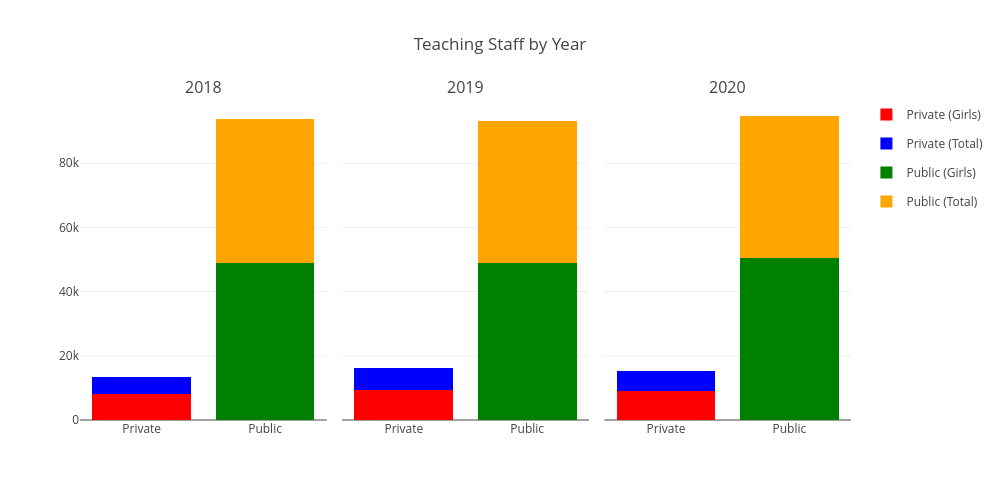

The cell this chart's notebook holds for it:
### Code cell
fig = make_subplots(
    rows=1, cols=len(years),
    subplot_titles=[str(y) for y in years],
    shared_yaxes=True,
    horizontal_spacing=0.02
)

for i, year in enumerate(years, start=1):
    show_legend = (i == 1)

    priv_g = staff_priv_girls[year]
    priv_r = staff_priv_rest[year]

    fig.add_trace(go.Bar(
        x=['Private'],
        y=[priv_g],
        name='Private (Girls)',
        marker_color='red',
        legendgroup='priv_girls',
        showlegend=show_legend,
        hovertemplate="Girls: %{customdata[0]:,}<extra></extra>",
        customdata=[[priv_g, priv_g + priv_r]]
    ), row=1, col=i)

    fig.add_trace(go.Bar(
        x=['Private'],
        y=[priv_r],
        name='Private (Total)',
        marker_color='blue',
        legendgroup='priv_rest',
        showlegend=show_legend,
        hovertemplate="Total: %{customdata[1]:,}<extra></extra>",
        customdata=[[priv_g, priv_g + priv_r]]
    ), row=1, col=i)

    pub_g = staff_pub_girls[year]
    pub_r = staff_pub_rest[year]
    fig.add_trace(go.Bar(
        x=['Public'],
        y=[pub_g],
        name='Public (Girls)',
        marker_color='green',
        legendgroup='pub_girls',
        showlegend=show_legend,
        hovertemplate="Girls: %{customdata[0]:,}<extra></extra>",
        customdata=[[pub_g, pub_g + pub_r]]
    ), row=1, col=i)

    fig.add_trace(go.Bar(
        x=['Public'],
        y=[pub_r],
        name='Public (Total)',
        marker_color='orange',
        legendgroup='pub_rest',
        showlegend=show_legend,
        hovertemplate="Total: %{customdata[1]:,}<extra></extra>",
        customdata=[[pub_g, pub_g + pub_r]]
    ), row=1, col=i)

fig.update_layout(
    barmode='stack',
    height=500,
    width=1000,
    title_text='Teaching Staff by Year',
    legend=dict(
        orientation="v",
        yanchor="top",
        y=1,
        xanchor="left",
        x=1.02
    ),
    hovermode="x unified"
)

fig.show()

### Figure 1 — Plotly figure (JSON) as saved in the notebook; plotly's stock layout.template omitted (floating-point values rounded to 4 significant figures)
{"data": [{"customdata": [[8143, 13496]], "hovertemplate": "Girls: %{customdata[0]:,}<extra></extra>", "legendgroup": "priv_girls", "marker": {"color": "red"}, "name": "Private (Girls)", "showlegend": true, "type": "bar", "x": ["Private"], "xaxis": "x", "y": [8143], "yaxis": "y"}, {"customdata": [[8143, 13496]], "hovertemplate": "Total: %{customdata[1]:,}<extra></extra>", "legendgroup": "priv_rest", "marker": {"color": "blue"}, "name": "Private (Total)", "showlegend": true, "type": "bar", "x": ["Private"], "xaxis": "x", "y": [5353], "yaxis": "y"}, {"customdata": [[48810, 93703]], "hovertemplate": "Girls: %{customdata[0]:,}<extra></extra>", "legendgroup": "pub_girls", "marker": {"color": "green"}, "name": "Public (Girls)", "showlegend": true, "type": "bar", "x": ["Public"], "xaxis": "x", "y": [48810], "yaxis": "y"}, {"customdata": [[48810, 93703]], "hovertemplate": "Total: %{customdata[1]:,}<extra></extra>", "legendgroup": "pub_rest", "marker": {"color": "orange"}, "name": "Public (Total)", "showlegend": true, "type": "bar", "x": ["Public"], "xaxis": "x", "y": [44893], "yaxis": "y"}, {"customdata": [[9361, 16069]], "hovertemplate": "Girls: %{customdata[0]:,}<extra></extra>", "legendgroup": "priv_girls", "marker": {"color": "red"}, "name": "Private (Girls)", "showlegend": false, "type": "bar", "x": ["Private"], "xaxis": "x2", "y": [9361], "yaxis": "y2"}, {"customdata": [[9361, 16069]], "hovertemplate": "Total: %{customdata[1]:,}<extra></extra>", "legendgroup": "priv_rest", "marker": {"color": "blue"}, "name": "Private (Total)", "showlegend": false, "type": "bar", "x": ["Private"], "xaxis": "x2", "y": [6708], "yaxis": "y2"}, {"customdata": [[49042, 93225]], "hovertemplate": "Girls: %{customdata[0]:,}<extra></extra>", "legendgroup": "pub_girls", "marker": {"color": "green"}, "name": "Public (Girls)", "showlegend": false, "type": "bar", "x": ["Public"], "xaxis": "x2", "y": [49042], "yaxis": "y2"}, {"customdata": [[49042, 93225]], "hovertemplate": "Total: %{customdata[1]:,}<extra></extra>", "legendgroup": "pub_rest", "marker": {"color": "orange"}, "name": "Public (Total)", "showlegend": false, "type": "bar", "x": ["Public"], "xaxis": "x2", "y": [44183], "yaxis": "y2"}, {"customdata": [[9179, 15302]], "hovertemplate": "Girls: %{customdata[0]:,}<extra></extra>", "legendgroup": "priv_girls", "marker": {"color": "red"}, "name": "Private (Girls)", "showlegend": false, "type": "bar", "x": ["Private"], "xaxis": "x3", "y": [9179], "yaxis": "y3"}, {"customdata": [[9179, 15302]], "hovertemplate": "Total: %{customdata[1]:,}<extra></extra>", "legendgroup": "priv_rest", "marker": {"color": "blue"}, "name": "Private (Total)", "showlegend": false, "type": "bar", "x": ["Private"], "xaxis": "x3", "y": [6123], "yaxis": "y3"}, {"customdata": [[50545, 94718]], "hovertemplate": "Girls: %{customdata[0]:,}<extra></extra>", "legendgroup": "pub_girls", "marker": {"color": "green"}, "name": "Public (Girls)", "showlegend": false, "type": "bar", "x": ["Public"], "xaxis": "x3", "y": [50545], "yaxis": "y3"}, {"customdata": [[50545, 94718]], "hovertemplate": "Total: %{customdata[1]:,}<extra></extra>", "legendgroup": "pub_rest", "marker": {"color": "orange"}, "name": "Public (Total)", "showlegend": false, "type": "bar", "x": ["Public"], "xaxis": "x3", "y": [44173], "yaxis": "y3"}], "layout": {"annotations": [{"font": {"size": 16}, "showarrow": false, "text": "2018", "x": 0.16, "xanchor": "center", "xref": "paper", "y": 1, "yanchor": "bottom", "yref": "paper"}, {"font": {"size": 16}, "showarrow": false, "text": "2019", "x": 0.5, "xanchor": "center", "xref": "paper", "y": 1, "yanchor": "bottom", "yref": "paper"}, {"font": {"size": 16}, "showarrow": false, "text": "2020", "x": 0.84, "xanchor": "center", "xref": "paper", "y": 1, "yanchor": "bottom", "yref": "paper"}], "barmode": "stack", "height": 500, "hovermode": "x unified", "legend": {"orientation": "v", "x": 1.02, "xanchor": "left", "y": 1, "yanchor": "top"}, "title": {"text": "Teaching Staff by Year"}, "width": 1000, "xaxis": {"anchor": "y", "domain": [0, 0.32]}, "xaxis2": {"anchor": "y2", "domain": [0.34, 0.66]}, "xaxis3": {"anchor": "y3", "domain": [0.68, 1]}, "yaxis": {"anchor": "x", "domain": [0, 1]}, "yaxis2": {"anchor": "x2", "domain": [0, 1], "matches": "y", "showticklabels": false}, "yaxis3": {"anchor": "x3", "domain": [0, 1], "matches": "y", "showticklabels": false}}}
